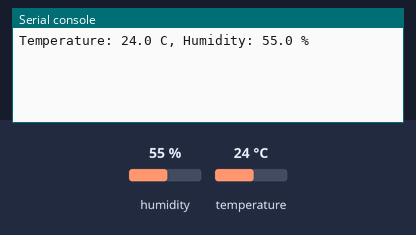
Simulated run of this program. Board: ESP8266 board running MicroPython. Parts: the last lines printed to the serial console. The inputs (shaded band) are chosen by the test bench; at power-on: humidity 55 %, temperature 24 °C. Web requests get an empty 200 reply after 0.4 s.

Above: at 1.2 s.
1.3 s: humidity set to 22 %
At 6.6 s:
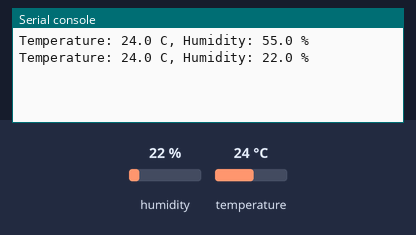
7.8 s: temperature set to 12 °C
At 12.7 s:
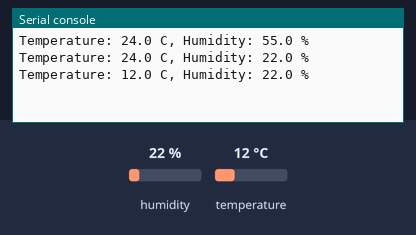
14.3 s: humidity set to 40 %
At 17.7 s:
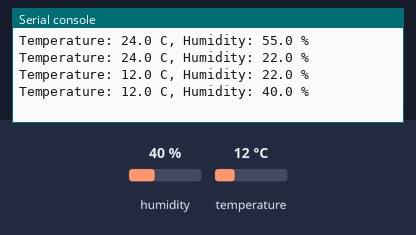
Timing chart, 0 to 19.2 s (numbered marks = the images above; inputs shaded):
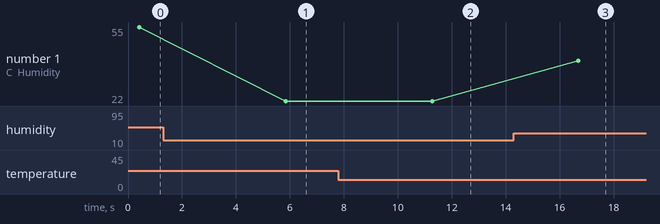

Measured:
- after the input at 1.3 s, the serial console: prints a new line after 4.5 s (image 1)
- after the input at 7.8 s, the serial console: prints a new line after 3.5 s (image 2)
- after the input at 14.3 s, the serial console: prints a new line after 2.4 s (image 3)
- plotted number 1: 55 → 22 after the input at 1.3 s, 22 → 40 after the input at 14.3 s

The program:

test.py
```python
from machine import Pin
import time
import dht
import urequests
import ujson

sensor = dht.DHT11(Pin(14))

def DHTWorker():
    while True:
      try:
        sensor.measure()
        temperature = sensor.temperature()
        humidity = sensor.humidity()
        data = dict(t=temperature, h=humidity)
        payload = ujson.dumps(data)
        url = 'http://192.168.2.2:1111/'
        response = urequests.post(url, data=payload)
        print('Temperature: {:3.1f} C, Humidity: {:3.1f} %'.format(temperature, humidity))
        time.sleep(5)
      except OSError as e:
        print('Failed to read sensor.')

DHTWorker()
```
